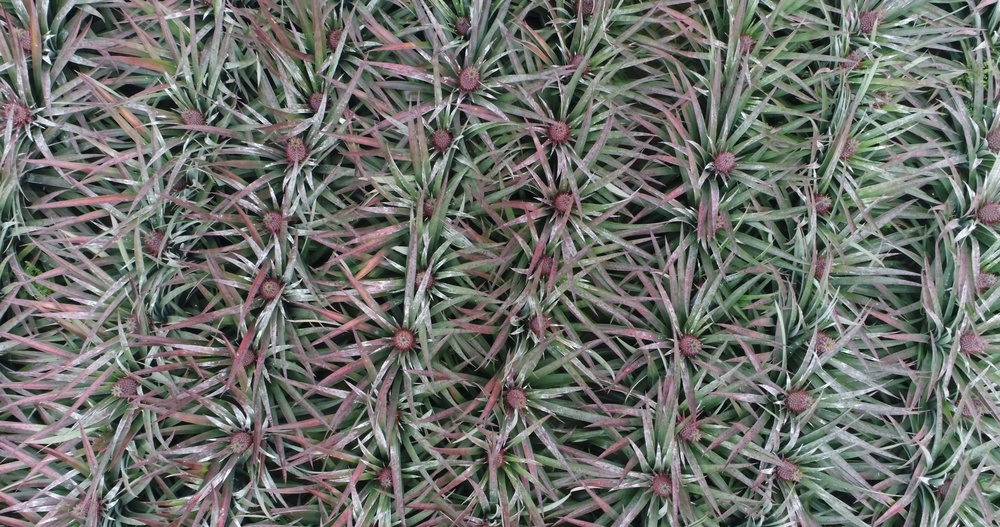
#> input picture bbox_to_heatmap/0133.jpg, 1000 x 527 px, shrunk from 4096 x 2160 before the run
$ jupyter execute --allow-errors heatmap.ipynb
#> lines starting #> are read from the running program, lines starting #| are printed output that depends on the picture; after the words box and inside, x2 and y2 are one past the last pixel; in counts of white or black regions, pixels touching at a corner belong together
[cell 1]
import cv2
import numpy as np
from math import exp
import matplotlib.pyplot as plt

# Probability as a function of distance from the center derived
# from a gaussian distribution with mean = 0 and stdv = 1
scaledGaussian = lambda x : exp(-(1/2)*(x**2))
img = cv2.imread('0133.jpg')
#> img is the input picture: shape (527, 1000, 3); mean B, G, R 106.5, 111.4, 109
plt.subplot()
plt.imshow(img)
h,w = img.shape[:2]
#> h = 527; w = 1000
h,w
#> Out = (527, 1000)

### Read xml

[cell 2]
import xml.etree.ElementTree as ET
xml_path = '0133.xml'
xml = ET.parse(xml_path).getroot()
#> (reads bbox_to_heatmap/0133.xml from the repository)

bboxes = []

labelled = img
labelled_path = 'labelled.jpg'
root = ET.parse(xml_path).getroot()
for obj in root.iter('object'):
    bbox = obj.find('bndbox')
    xmin = int(bbox.find('xmin').text.strip())
    ymin = int(bbox.find('ymin').text.strip())
    xmax = int(bbox.find('xmax').text.strip())
    ymax = int(bbox.find('ymax').text.strip())
    bboxes.append([xmin,ymin,xmax,ymax])
    labelled = cv2.rectangle(labelled, (xmin, ymin), (xmax, ymax), (0, 0, 255), 2)
#> this loop made 50 passes
#> pass 1, `labelled = cv2.rectangle(labelled, (xmin, ymin), (xmax, ymax), (0, 0, ..`:
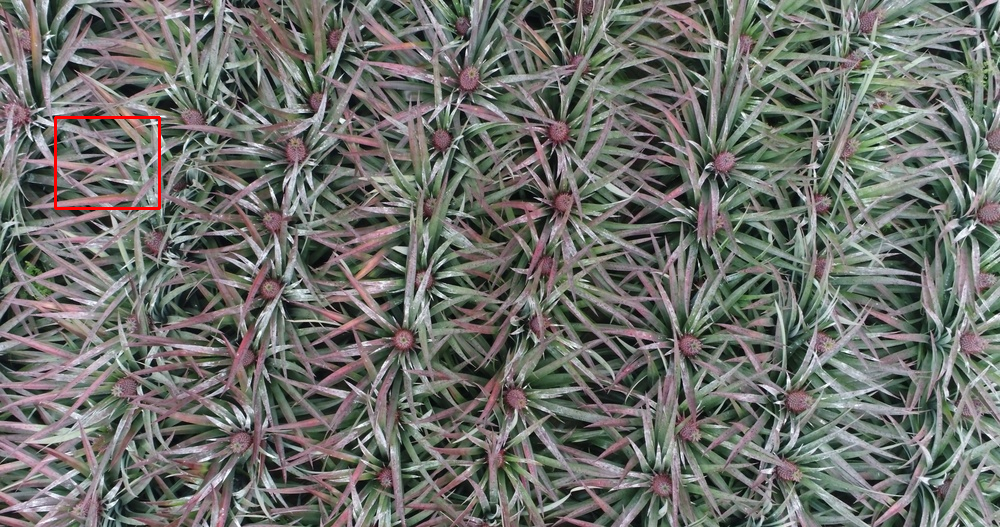
#> labelled: shape (527, 1000, 3); 0.22% of pixels changed, all inside (x1, y1, x2, y2) = (54, 116, 161, 210)
#> pass 2, `labelled = cv2.rectangle(labelled, (xmin, ymin), (xmax, ymax), (0, 0, ..`:
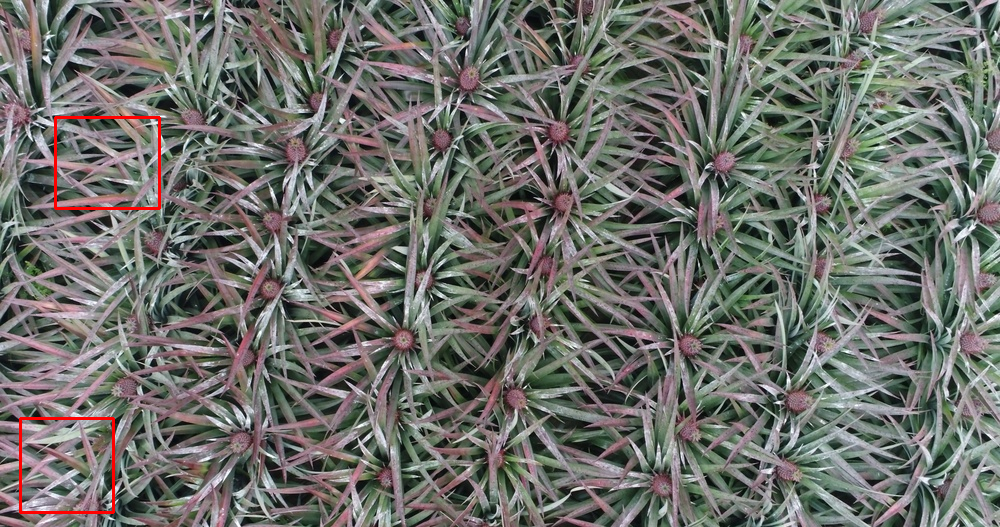
#> labelled: shape (527, 1000, 3); 0.21% of pixels changed, all inside (x1, y1, x2, y2) = (19, 417, 115, 514)
#> after the loop:
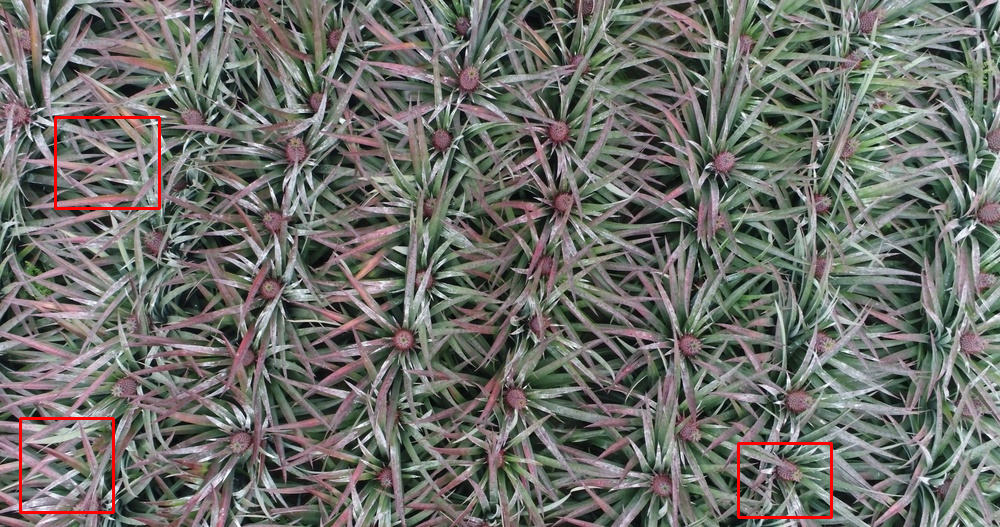
#> labelled: shape (527, 1000, 3); 0.19% of pixels changed, all inside (x1, y1, x2, y2) = (737, 442, 833, 519)
#> after the loop, bboxes = 50 items, first 6: [55, 117, 159, 208], [20, 418, 113, 512], [592, 948, 683, 1035], [676, 705, 765, 782], [515, 1286, 622, 1365], [452, 1552, 563, 1629]

plt.subplot()
plt.imshow(labelled)
cv2.imwrite(labelled_path, labelled)
#> Out = True
